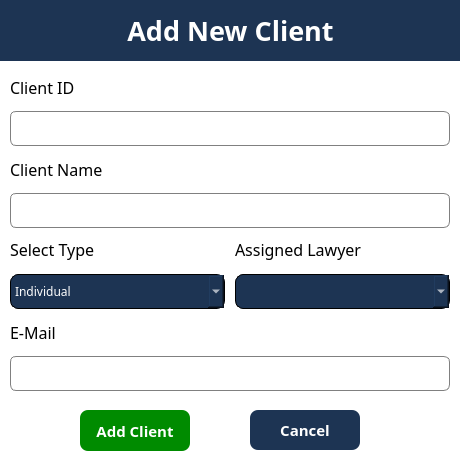
<?xml version="1.0" encoding="UTF-8"?>
<ui version="4.0">
 <class>addClient</class>
 <widget class="QDialog" name="addClient">
  <property name="geometry">
   <rect>
    <x>0</x>
    <y>0</y>
    <width>460</width>
    <height>470</height>
   </rect>
  </property>
  <property name="windowTitle">
   <string>Dialog</string>
  </property>
  <property name="styleSheet">
   <string notr="true">QDialog{
background-color: white;
}

#titleWidget{
background-color: #1d3453;
}
#title {
color: white;
}

QLineEdit{
	border:1px solid gray;
	border-radius: 6px;
	padding-left: 15px;
	height: 35px;
}

QComboBox{
border: 1px solid black;
border-radius: 8px;
background-color: #1d3453;
color: white;
height: 35px;


}</string>
  </property>
  <widget class="QWidget" name="titleWidget" native="true">
   <property name="geometry">
    <rect>
     <x>0</x>
     <y>0</y>
     <width>461</width>
     <height>61</height>
    </rect>
   </property>
   <widget class="QLabel" name="title">
    <property name="geometry">
     <rect>
      <x>60</x>
      <y>10</y>
      <width>341</width>
      <height>41</height>
     </rect>
    </property>
    <property name="font">
     <font>
      <family>Poppins</family>
      <pointsize>20</pointsize>
      <weight>75</weight>
      <bold>true</bold>
     </font>
    </property>
    <property name="text">
     <string>Add New Client</string>
    </property>
    <property name="alignment">
     <set>Qt::AlignCenter</set>
    </property>
   </widget>
  </widget>
  <widget class="QWidget" name="layoutWidget">
   <property name="geometry">
    <rect>
     <x>10</x>
     <y>70</y>
     <width>440</width>
     <height>321</height>
    </rect>
   </property>
   <layout class="QVBoxLayout" name="verticalLayout_7">
    <item>
     <layout class="QVBoxLayout" name="verticalLayout">
      <item>
       <widget class="QLabel" name="label_2">
        <property name="font">
         <font>
          <family>Poppins</family>
          <pointsize>12</pointsize>
         </font>
        </property>
        <property name="text">
         <string>Client ID</string>
        </property>
       </widget>
      </item>
      <item>
       <widget class="QLineEdit" name="clientIDinput">
        <property name="minimumSize">
         <size>
          <width>0</width>
          <height>35</height>
         </size>
        </property>
        <property name="maximumSize">
         <size>
          <width>16777215</width>
          <height>35</height>
         </size>
        </property>
       </widget>
      </item>
     </layout>
    </item>
    <item>
     <layout class="QVBoxLayout" name="verticalLayout_2">
      <item>
       <widget class="QLabel" name="label_3">
        <property name="font">
         <font>
          <family>Poppins</family>
          <pointsize>12</pointsize>
         </font>
        </property>
        <property name="text">
         <string>Client Name</string>
        </property>
       </widget>
      </item>
      <item>
       <widget class="QLineEdit" name="clientNameinput">
        <property name="minimumSize">
         <size>
          <width>0</width>
          <height>35</height>
         </size>
        </property>
        <property name="maximumSize">
         <size>
          <width>16777215</width>
          <height>35</height>
         </size>
        </property>
       </widget>
      </item>
     </layout>
    </item>
    <item>
     <layout class="QHBoxLayout" name="horizontalLayout">
      <property name="spacing">
       <number>10</number>
      </property>
      <item>
       <layout class="QVBoxLayout" name="verticalLayout_4">
        <item>
         <widget class="QLabel" name="label_5">
          <property name="font">
           <font>
            <family>Poppins</family>
            <pointsize>12</pointsize>
           </font>
          </property>
          <property name="text">
           <string>Select Type</string>
          </property>
         </widget>
        </item>
        <item>
         <widget class="QComboBox" name="clientTypeCombo">
          <property name="minimumSize">
           <size>
            <width>0</width>
            <height>35</height>
           </size>
          </property>
          <property name="maximumSize">
           <size>
            <width>16777215</width>
            <height>35</height>
           </size>
          </property>
          <property name="font">
           <font>
            <family>Poppins</family>
           </font>
          </property>
          <item>
           <property name="text">
            <string>Individual</string>
           </property>
          </item>
          <item>
           <property name="text">
            <string>Business Owner</string>
           </property>
          </item>
          <item>
           <property name="text">
            <string>Company</string>
           </property>
          </item>
         </widget>
        </item>
       </layout>
      </item>
      <item>
       <layout class="QVBoxLayout" name="verticalLayout_6">
        <item>
         <widget class="QLabel" name="label_7">
          <property name="font">
           <font>
            <family>Poppins</family>
            <pointsize>12</pointsize>
           </font>
          </property>
          <property name="text">
           <string>Assigned Lawyer</string>
          </property>
         </widget>
        </item>
        <item>
         <widget class="QComboBox" name="assignedLawyerCombo">
          <property name="minimumSize">
           <size>
            <width>0</width>
            <height>35</height>
           </size>
          </property>
          <property name="maximumSize">
           <size>
            <width>16777215</width>
            <height>35</height>
           </size>
          </property>
          <property name="font">
           <font>
            <family>Poppins</family>
           </font>
          </property>
         </widget>
        </item>
       </layout>
      </item>
     </layout>
    </item>
    <item>
     <layout class="QVBoxLayout" name="verticalLayout_3">
      <item>
       <widget class="QLabel" name="clientEmailLabel">
        <property name="font">
         <font>
          <family>Poppins</family>
          <pointsize>12</pointsize>
         </font>
        </property>
        <property name="text">
         <string>E-Mail</string>
        </property>
       </widget>
      </item>
      <item>
       <widget class="QLineEdit" name="clientEmail">
        <property name="minimumSize">
         <size>
          <width>0</width>
          <height>35</height>
         </size>
        </property>
        <property name="maximumSize">
         <size>
          <width>16777215</width>
          <height>35</height>
         </size>
        </property>
       </widget>
      </item>
     </layout>
    </item>
   </layout>
  </widget>
  <widget class="QPushButton" name="add_client_info">
   <property name="geometry">
    <rect>
     <x>80</x>
     <y>410</y>
     <width>110</width>
     <height>41</height>
    </rect>
   </property>
   <property name="font">
    <font>
     <family>Poppins</family>
     <pointsize>11</pointsize>
     <weight>75</weight>
     <bold>true</bold>
    </font>
   </property>
   <property name="styleSheet">
    <string notr="true">QPushButton{
	background-color: rgb(0, 139, 0);
	color:white;
	border:none;
	border-radius: 8px;
	font-weight: bold;
	font-size: 11pt;
}

QPushButton:hover{
	background-color: rgb(0, 170, 0);
}</string>
   </property>
   <property name="text">
    <string>Add Client</string>
   </property>
  </widget>
  <widget class="QPushButton" name="add_lawyer_cancel_2">
   <property name="geometry">
    <rect>
     <x>250</x>
     <y>410</y>
     <width>110</width>
     <height>40</height>
    </rect>
   </property>
   <property name="font">
    <font>
     <family>Poppins</family>
     <pointsize>11</pointsize>
     <weight>75</weight>
     <bold>true</bold>
    </font>
   </property>
   <property name="styleSheet">
    <string notr="true">QPushButton{
	background-color: #1d3453;
	color:white;
	border:none;
	border-radius: 8px;
	font-weight: bold;
	font-size: 11pt;
}

QPushButton:hover{
	background-color: rgb(53, 96, 153)
}</string>
   </property>
   <property name="text">
    <string>Cancel</string>
   </property>
  </widget>
 </widget>
 <resources/>
 <connections/>
</ui>
